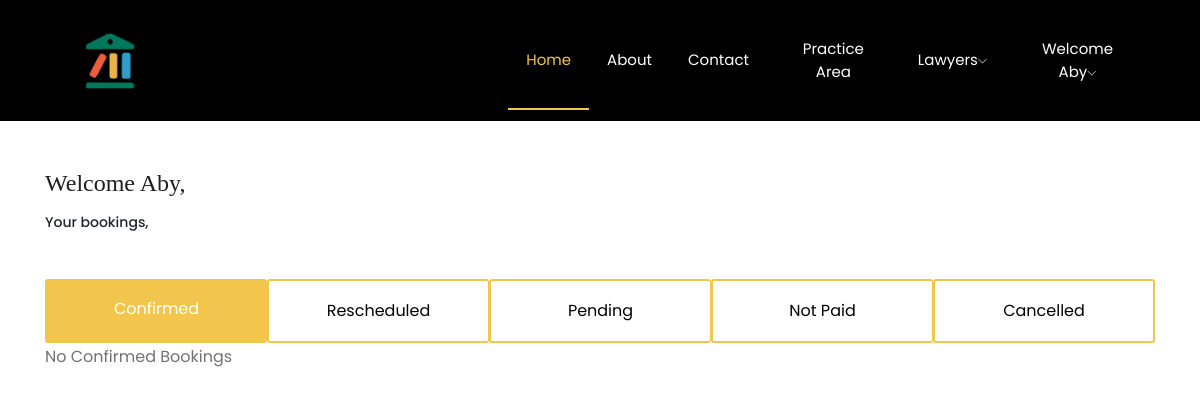
The page /accounts/client/dashboard/ (signed in) on the database as committed earlier.
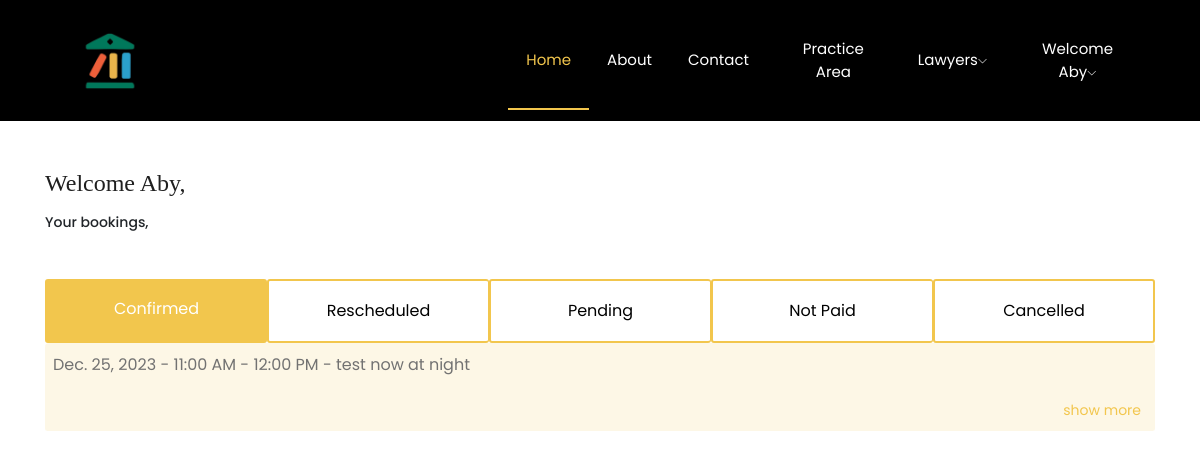
The same page on the database as committed later.
### accounts/models.py (models this page shows, shortened)
class Booking(models.Model):
    user = models.ForeignKey(CustomUser, on_delete=models.CASCADE)
    lawyer = models.ForeignKey(LawyerProfile, on_delete=models.CASCADE)
    details = models.TextField()
    booking_date = models.DateField()
    time_slot = models.ForeignKey(TimeSlot, on_delete=models.CASCADE)
    status = models.CharField(max_length=20, default="pending")
    original_booking_date = models.DateField(null=True, blank=True)

class TimeSlot(models.Model):
    start_time = models.TimeField()
    def __str__(self):
        start_datetime = datetime.combine(datetime.today(), self.start_time)
        end_datetime = start_datetime + timedelta(hours=1)
        formatted_start_time = start_datetime.strftime("%I:%M %p")
        formatted_end_time = end_datetime.strftime("%I:%M %p")
        name = f"{formatted_start_time} - {formatted_end_time}"
        return name

### accounts/views.py (the view)
# urls.py: path('client/dashboard/', views.client_dashboard, name='client_dashboard'),
@login_required
def client_dashboard(request):
    user = request.user
    all_bookings = Booking.objects.filter(user=user)
    confirmed_bookings = all_bookings.filter(status='confirmed')
    pending_bookings = all_bookings.filter(status='pending')
    canceled_bookings = all_bookings.filter(status='canceled')
    rescheduled_bookings = all_bookings.filter(status='reschedule')
    notpaid_bookings = all_bookings.filter(status='notpaid')
    context = {
        'confirmed_bookings': confirmed_bookings,
        'pending_bookings': pending_bookings,
        'canceled_bookings': canceled_bookings,
        'rescheduled_bookings':rescheduled_bookings,
        'notpaid_bookings':notpaid_bookings,
    }
    return render(request, 'client/dashboard.html', context)

### accounts/templates/client/dashboard.html (shortened to what the changed rows need)
{% load static %}
<!doctype html>
<html class="no-js" lang="zxx">
<head>
    <link rel="stylesheet" href="{% static 'css/bootstrap.min.css' %}">
    <link rel="stylesheet" href="{% static 'css/owl.carousel.min.css' %}">
    <link rel="stylesheet" href="{% static 'css/magnific-popup.css' %}">
    <link rel="stylesheet" href="{% static 'css/font-awesome.min.css' %}">
    <link rel="stylesheet" href="{% static 'css/themify-icons.css' %}">
    <link rel="stylesheet" href="{% static 'css/nice-select.css' %}">
    <link rel="stylesheet" href="{% static 'css/flaticon.css' %}">
    <link rel="stylesheet" href="{% static 'css/flaticon.css' %}">
    <link rel="stylesheet" href="{% static 'css/gijgo.css' %}">
    <link rel="stylesheet" href="{% static 'css/slicknav.css' %}">
    <link rel="stylesheet" href="{% static 'css/style.css' %}">
    <link rel="stylesheet" href="{% static 'css/bookings.css' %}">
</head>
<body>
    <div id="exTab1" class="container mt-5">
        <div class="tab-content clearfix">
            <div class="tab-pane active" id="1a">
                {% for booking in confirmed_bookings %}
                <article class="article">
                    <p>{{ booking.booking_date }} - {{ booking.time_slot }} - {{ booking.details }}</p>
                         <span class="show-more">
                        <a href="#" style="color: #f2c64d;">show more</a>
                    </span>
                    {% empty %}
                    <p>No Confirmed Bookings</p>
               {% endfor %}
            </div>
        </div>
    </div>
</body>
</html>

Rows that differ between the two databases and show on the page:
added Booking: booking_date "Dec. 25, 2023", time_slot "11:00 AM - 12:00 PM", details "test now at night"
Other text that changed with them:
text no longer shown: "No Confirmed Bookings"
